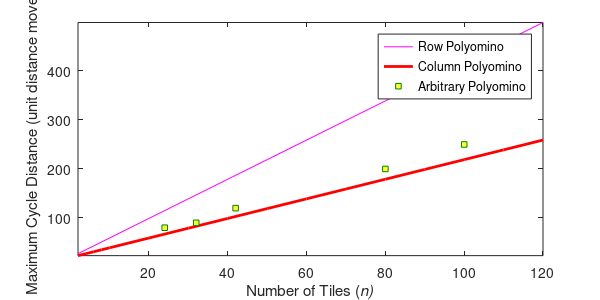

Write the MATLAB code that produced this figure.
% Maximum Moves Plot
figure(7);clf;

x=[2 4 6 8 10 20 30 40 50 60 70 80 90 100 110 120];
y=[27 35 43 51 59 99 139 179 219 259 299 339 379 419 459 499];%Row Part
% y=log(y);
y1=[23 27 31 35 39 59 79 99 119 139 159 179 199 219 239 259];%Column Part
% y1=log(y1);
plot(x,y,'m',x,y1,'r','LineWidth',2)
xlabel('Number of Tiles (\it{n})')
ylabel('Maximum Cycle Distance (unit distance moves)')
%title('Maximum Cycle Plot')
axis tight
hold on
x1=[24 32 42 80 100];
y2=[80 90 120 200 250];
plot(x1,y2,'s','MarkerSize',4,...
    'MarkerEdgeColor',[0,0.5,0],...
    'MarkerFaceColor',[1, 1 .2])
axis tight
legend('Row Polyomino','Column Polyomino','Arbitrary Polyomino','Location','Best')

set(gcf,'PaperUnits','inches')
set(gcf,'papersize',[6,3])
set(gcf,'paperposition',[0,0,6,3])
print -dpdf '../pictures/pdf/MaxCycleBlank.pdf'

% % % % Row Part Calculation 
% %  hwidth=4+(2*ceil(10/2)+8);
% % r=((2*9)+hwidth)-3;
% % u=3;
% % d=5;
% % left=(10)*2;
% % sum=r+u+d+left
% % 
% 
% % % Column Part Calculation 
% hwidth=4+(2*ceil(10/2)+8);
% r=2+hwidth;
% u=3;
% d=3+10;
% left=2;
% sum=r+u+d+left;